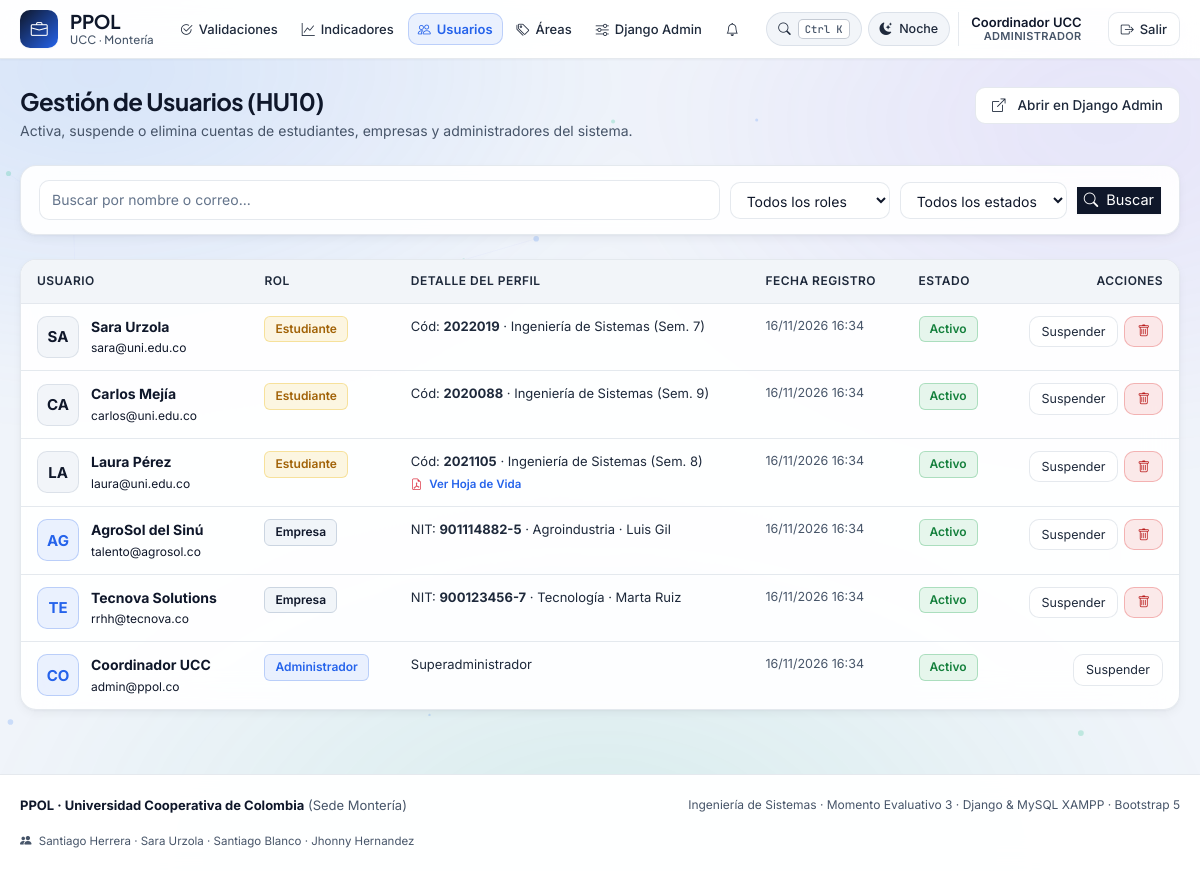
/panel/usuarios/ (signed in), run on the app's committed database.
### core/models.py (models this page shows, shortened)
class User(AbstractUser):
    class Role(models.TextChoices):
        STUDENT = "EST", "Estudiante"
        COMPANY = "EMP", "Empresa"
        ADMIN = "ADM", "Administrador"
    role = models.CharField(max_length=3, choices=Role.choices, default=Role.STUDENT)
    email = models.EmailField(unique=True)
    @property
    def effective_role(self):
        return "ADM" if self.is_superuser else self.role

class StudentProfile(models.Model):
    user = models.OneToOneField(User, on_delete=models.CASCADE, related_name="student")
    code = models.CharField("Código estudiantil", max_length=20, unique=True)
    program = models.CharField("Programa académico", max_length=120)
    semester = models.PositiveSmallIntegerField("Semestre", default=1)
    phone = models.CharField("Teléfono / WhatsApp", max_length=20, blank=True)
    skills = models.CharField("Habilidades", max_length=250, blank=True)
    languages = models.CharField("Idiomas", max_length=120, blank=True)
    experience = models.TextField("Experiencia", blank=True)
    cv = models.FileField("Hoja de vida (PDF)", upload_to="cvs/", blank=True)
    interests = models.ManyToManyField("Area", blank=True, related_name="interested_students", verbose_name="Áreas de interés")
    notify_new_offers = models.BooleanField("Recibir notificaciones de nuevas ofertas afines", default=True)

class Company(models.Model):
    class Status(models.TextChoices):
        PENDING = "PEN", "Pendiente"
        APPROVED = "APR", "Aprobada"
        REJECTED = "REJ", "Rechazada"
    user = models.OneToOneField(User, on_delete=models.CASCADE, related_name="company")
    name = models.CharField("Razón social", max_length=150)
    nit = models.CharField("NIT", max_length=20, unique=True)
    sector = models.CharField(max_length=100)
    contact = models.CharField("Persona de contacto", max_length=120)
    phone = models.CharField("Teléfono de contacto", max_length=20, blank=True)
    website = models.URLField("Sitio web", blank=True)
    description = models.TextField("Descripción de la organización", blank=True)
    city = models.CharField("Ciudad sede", max_length=80, blank=True)
    status = models.CharField(max_length=3, choices=Status.choices, default=Status.PENDING)
    review_notes = models.CharField("Observaciones del administrador", max_length=250, blank=True)
    class Meta:
        verbose_name_plural = "companies"

### core/views.py (the view)
# urls.py: path("panel/usuarios/", v.admin_users, name="admin_users"),
@role_required("ADM")
def admin_users(request):
    qs = User.objects.all().select_related("student", "company").order_by("-date_joined")
    g = request.GET
    if g.get("q"):
        query = g["q"]
        qs = qs.filter(Q(first_name__icontains=query) | Q(email__icontains=query))
    if g.get("role"):
        qs = qs.filter(role=g["role"])
    if g.get("status"):
        if g["status"] == "active":
            qs = qs.filter(is_active=True)
        elif g["status"] == "inactive":
            qs = qs.filter(is_active=False)
    return render(request, "adm/users.html", {
        "users_list": qs,
        "g": g,
        "roles": User.Role.choices,
    })

### core/context_processors.py (called while the page is built)
def ppol_context(request):
    if not request.user.is_authenticated:
        return {"unread_notifications_count": 0, "recent_notifications": []}
    qs = request.user.notifications.all()
    return {
        "unread_notifications_count": qs.filter(read=False).count(),
        "recent_notifications": qs[:5],
    }

### core/views.py (called while the page is built)
def role_required(role):
    def deco(view):
        @wraps(view)
        @login_required
        def wrapper(request, *args, **kwargs):
            if request.user.effective_role != role:
                return HttpResponseForbidden("No tienes acceso a esta sección.")
            return view(request, *args, **kwargs)
        return wrapper
    return deco

### core/templates/adm/users.html (shortened to what this page needs)
{% extends "base.html" %}
{% block content %}
<div class="page-header">
  <div>
    <h1>Gestión de Usuarios (HU10)</h1>
    <p class="page-subtitle">Activa, suspende o elimina cuentas de estudiantes, empresas y administradores del sistema.</p>
  </div>
  <a class="btn ghost" href="{% url 'admin:core_user_changelist' %}" target="_blank">
    <i class="bi bi-box-arrow-up-right me-1"></i> Abrir en Django Admin
  </a>
</div>
<div class="filter-panel">
  <form class="bar" method="get">
    <input name="q" placeholder="Buscar por nombre o correo..." value="{{ g.q }}" style="flex:1;min-width:200px">
    <select name="role" style="min-width:160px">
      <option value="">Todos los roles</option>
    </select>
    <select name="status" style="min-width:160px">
      <option value="">Todos los estados</option>
    </select>
    <button type="submit">
      <i class="bi bi-search me-1"></i> Buscar
    </button>
  </form>
</div>
<div class="table-wrap">
  <table>
    <thead>
      <tr>
        <th>Usuario</th>
        <th>Rol</th>
        <th>Detalle del Perfil</th>
        <th>Fecha Registro</th>
        <th>Estado</th>
        <th style="text-align:right">Acciones</th>
      </tr>
    </thead>
    <tbody>
      {% for u in users_list %}
      <tr>
        <td>
          <div style="display:flex;align-items:center;gap:12px;">
            <div class="avatar {% if u.role == 'ADM' %}brand{% elif u.role == 'EMP' %}indigo{% endif %}">
              {{ u.first_name|default:u.email|slice:":2" }}
            </div>
            <div>
              <strong style="display:block;color:var(--ink);font-size:14px">{{ u.first_name|default:u.username }}</strong>
              <span class="muted" style="font-size:12px">{{ u.email }}</span>
            </div>
          </div>
        </td>
        <td>
          <span class="chip {% if u.role == 'ADM' %}brand{% elif u.role == 'EMP' %}accent{% else %}warn{% endif %}">
            {{ u.get_role_display }}
          </span>
        </td>
        <td style="font-size:13px;color:var(--ink-soft)">
          {% if u.role == 'EST' and u.student %}
            <span>Cód: <strong>{{ u.student.code }}</strong> · {{ u.student.program }} (Sem. {{ u.student.semester }})</span>
            {% if u.student.cv %}
              <div style="margin-top:2px;">
                <a href="{{ u.student.cv.url }}" target="_blank" style="font-size:11.5px;color:var(--accent);font-weight:600;">
                  <i class="bi bi-file-earmark-pdf text-danger me-1"></i> Ver Hoja de Vida
                </a>
              </div>
            {% endif %}
          {% elif u.role == 'EMP' and u.company %}
            <span>NIT: <strong>{{ u.company.nit }}</strong> · {{ u.company.sector }} · {{ u.company.contact }}</span>
          {% else %}
            <span class="muted">Superadministrador</span>
          {% endif %}
        </td>
        <td style="font-size:12.5px;color:var(--muted)">
          {{ u.date_joined|date:"d/m/Y H:i" }}
        </td>
        <td>
          {% if u.is_active %}
            <span class="chip good">Activo</span>
          {% else %}
            <span class="chip bad">Suspendido</span>
          {% endif %}
        </td>
        <td style="text-align:right">
          <div style="display:inline-flex;gap:6px;align-items:center">
            <form method="post" action="{% url 'admin_user_toggle' u.pk %}" style="margin:0">
              <button class="sm {% if u.is_active %}ghost{% else %}good{% endif %}" title="Cambiar estado">
                {% if u.is_active %}Suspender{% else %}Reactivar{% endif %}
              </button>
            </form>
            {% if u != request.user %}
            <form method="post" action="{% url 'admin_user_delete' u.pk %}" onsubmit="return confirm('¿Confirmas la eliminación permanente del usuario {{ u.email }}?');" style="margin:0">
              <button class="sm bad" title="Eliminar cuenta">
                <i class="bi bi-trash"></i>
              </button>
            </form>
            {% endif %}
          </div>
        </td>
      </tr>
      {% empty %}
      <tr>
        <td colspan="6" style="text-align:center;padding:32px;" class="muted">
          No se encontraron usuarios con los criterios de búsqueda seleccionados.
        </td>
      </tr>
      {% endfor %}
    </tbody>
  </table>
</div>
{% endblock %}

### core/templates/base.html (shortened to what this page needs)
{% load static %}
<!DOCTYPE html>
<html lang="es">
<head>
<link href="https://cdn.jsdelivr.net/npm/bootstrap@5.3.3/dist/css/bootstrap.min.css" rel="stylesheet">
<link href="https://cdn.jsdelivr.net/npm/bootstrap-icons@1.11.3/font/bootstrap-icons.min.css" rel="stylesheet">
<link rel="stylesheet" href="{% static 'core/css/ppol-kinetic.css' %}">
</head>
<body>
<header class="site-header">
  <div class="header-inner">
    <nav class="navbar navbar-expand-lg navbar-light">
      <div class="container-fluid p-0">
        <a class="logo" href="{% url 'home' %}">
          <span class="logo-mark">
            <i class="bi bi-briefcase"></i>
          </span>
          <span class="logo-text">
            <span>PPOL</span>
            <span class="logo-sub">UCC · Montería</span>
          </span>
        </a>
        <div class="collapse navbar-collapse" id="ppolNavbar">
          {% if user.is_authenticated %}
          <ul class="navbar-nav me-auto mb-2 mb-lg-0 ms-lg-3 gap-1 align-items-lg-center">
            {% if user.effective_role == "EST" %}
              <li class="nav-item">
                <a class="nav-link-custom {% if request.resolver_match.url_name == 'offers' or request.resolver_match.url_name == 'offer_detail' %}active{% endif %}" href="{% url 'offers' %}">
                  <i class="bi bi-search"></i> Explorar ofertas
                </a>
              </li>
              <li class="nav-item">
                <a class="nav-link-custom {% if request.resolver_match.url_name == 'my_applications' %}active{% endif %}" href="{% url 'my_applications' %}">
                  <i class="bi bi-send"></i> Mis postulaciones
                </a>
              </li>
              <li class="nav-item">
                <a class="nav-link-custom {% if request.resolver_match.url_name == 'profile' %}active{% endif %}" href="{% url 'profile' %}">
                  <i class="bi bi-person"></i> Mi perfil
                </a>
              </li>
            {% else %}
              <li class="nav-item">
                <a class="nav-link-custom {% if request.resolver_match.url_name == 'validations' %}active{% endif %}" href="{% url 'validations' %}">
                  <i class="bi bi-check2-circle"></i> Validaciones
                </a>
              </li>
              <li class="nav-item">
                <a class="nav-link-custom {% if request.resolver_match.url_name == 'reports' %}active{% endif %}" href="{% url 'reports' %}">
                  <i class="bi bi-graph-up"></i> Indicadores
                </a>
              </li>
              <li class="nav-item">
                <a class="nav-link-custom {% if request.resolver_match.url_name == 'admin_users' %}active{% endif %}" href="{% url 'admin_users' %}">
                  <i class="bi bi-people"></i> Usuarios
                </a>
              </li>
              <li class="nav-item">
                <a class="nav-link-custom {% if request.resolver_match.url_name == 'admin_areas' %}active{% endif %}" href="{% url 'admin_areas' %}">
                  <i class="bi bi-tags"></i> Áreas
                </a>
              </li>
              <li class="nav-item">
                <a class="nav-link-custom" href="{% url 'admin:index' %}" target="_blank">
                  <i class="bi bi-sliders"></i> Django Admin
                </a>
              </li>
            {% endif %}
            <li class="nav-item">
              <a class="nav-link-custom {% if request.resolver_match.url_name == 'notifications_list' %}active{% endif %}" href="{% url 'notifications_list' %}" title="Centro de Notificaciones">
                <i class="bi bi-bell"></i>
              </a>
            </li>
          </ul>
          <div class="ppol-header-actions ms-lg-auto me-lg-2 my-2 my-lg-0">
            <button type="button" id="ppol-cmd-trigger" class="ppol-icon-pill" title="Abrir paleta de comandos (Ctrl+K)">
              <i class="bi bi-search"></i>
              <span class="ppol-kbd d-none d-xl-inline">Ctrl K</span>
            </button>
            <button type="button" id="ppol-theme-toggle" class="ppol-icon-pill" title="Cambiar entre Seda Diurna y Crepúsculo Suave">
              <i class="bi bi-moon-stars-fill"></i>
              <span class="theme-label d-none d-xl-inline">Noche</span>
            </button>
          </div>
          <div class="user-pill d-flex align-items-center">
            <div class="user-info me-3">
              <span class="user-name">{{ user.first_name|default:user.email }}</span>
              <span class="user-role">
                {% if user.effective_role == "EST" %}Estudiante{% elif user.effective_role == "EMP" %}Empresa{% else %}Administrador{% endif %}
              </span>
            </div>
            <form method="post" action="{% url 'logout' %}" class="m-0">
              <button type="submit" class="logout-btn" title="Cerrar sesión">
                <i class="bi bi-box-arrow-right"></i>
                Salir
              </button>
            </form>
          </div>
          {% endif %}
        </div>
      </div>
    </nav>
  </div>
</header>
<main id="main-content">
  {% block content %}{% endblock %}
</main>
<footer class="site-footer">
  <div class="footer-inner">
    <div>
      <strong style="color:var(--ink)">PPOL · Universidad Cooperativa de Colombia</strong> (Sede Montería)
    </div>
    <div style="color:var(--muted);font-size:12px;">
      Ingeniería de Sistemas · Momento Evaluativo 3 · Django & MySQL XAMPP · Bootstrap 5
    </div>
    <div style="color:var(--muted);font-size:11.5px;margin-top:6px;">
      <i class="bi bi-people-fill me-1"></i> Santiago Herrera · Sara Urzola · Santiago Blanco · Jhonny Hernandez
    </div>
  </div>
</footer>
</body>
</html>

### data on the page
User: first_name "Coordinador UCC", first_name "CO", email "admin@ppol.co", role "Administrador", shows "Superadministrador", date_joined "16/11/2026 16:34", is_active "Activo"
User: first_name "SA", first_name "Sara Urzola", email "sara@uni.edu.co", role "Estudiante", student.code "2022019", student.program "Ingeniería de Sistemas", student.semester "7", date_joined "16/11/2026 16:34", is_active "Activo"
User: first_name "CA", first_name "Carlos Mejía", email "carlos@uni.edu.co", role "Estudiante", student.code "2020088", student.program "Ingeniería de Sistemas", student.semester "9", date_joined "16/11/2026 16:34", is_active "Activo"
User: first_name "LA", first_name "Laura Pérez", email "laura@uni.edu.co", role "Estudiante", student.code "2021105", student.program "Ingeniería de Sistemas", student.semester "8", date_joined "16/11/2026 16:34", is_active "Activo"
User: first_name "AG", first_name "AgroSol del Sinú", email "talento@agrosol.co", role "Empresa", company.nit "901114882-5", company.sector "Agroindustria", company.contact "Luis Gil", date_joined "16/11/2026 16:34", is_active "Activo"
User: first_name "TE", first_name "Tecnova Solutions", email "rrhh@tecnova.co", role "Empresa", company.nit "900123456-7", company.sector "Tecnología", company.contact "Marta Ruiz", date_joined "16/11/2026 16:34", is_active "Activo"
